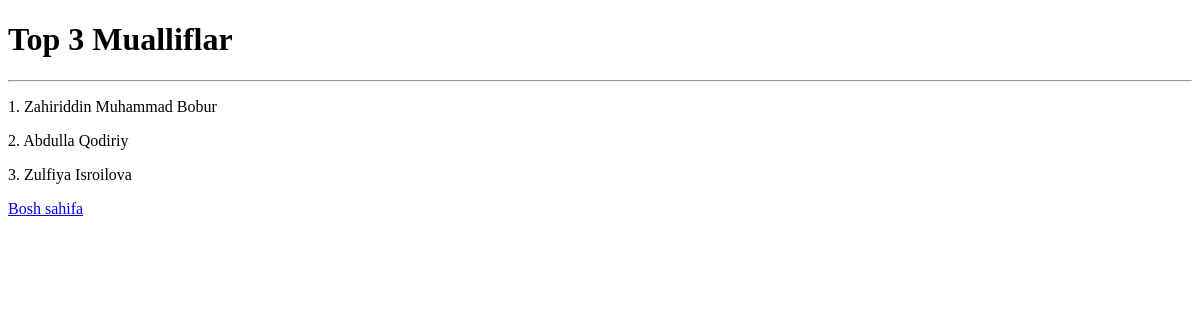
The app's page /mualliflartop3/, older data.
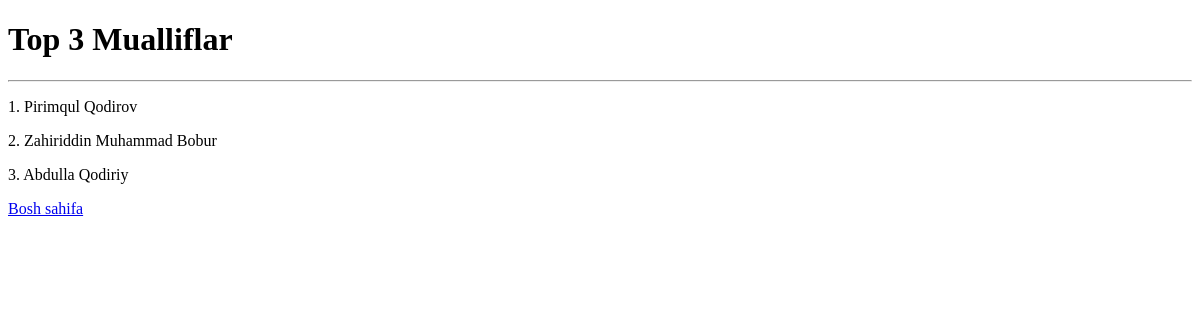
The same page, newer data.
### main/models.py (models this page shows, shortened)
class Muallif(models.Model):
    JINS_CHOICES = (
        ('Erkak', "Erkak"),
        ('Ayol', 'Ayol')
    )
    ism = models.CharField(max_length=100)
    davlat = models.CharField(max_length=100)
    kitob_soni = models.PositiveSmallIntegerField(null=True, blank=True)
    t_sana = models.DateField()
    tirik = models.BooleanField(default=False)
    jins = models.CharField(max_length=10, choices=JINS_CHOICES)
    class Meta:
        verbose_name_plural = 'Mualliflar'

### main/views.py (the view)
# urls.py: path('mualliflartop3/',mualliftop3_details_view),
def mualliftop3_details_view(request):
    mualliflar = Muallif.objects.order_by('t_sana')[:3]
    context = {
        "mualliflar": mualliflar,
    }
    return render(request, 'mualliflartop.html', context)

### templates/mualliflartop.html (shortened to what this page needs)
<!DOCTYPE html>
<html lang="en">
<head>
</head>
<body>
<h1>Top 3 Mualliflar</h1>
<hr>
{% for muallif in mualliflar %}
<p>{{ forloop.counter }}. {{ muallif.ism }}</p>
{% endfor %}
<a href="/">Bosh sahifa</a>
</body>
</html>

Row changes from the older to the newer data that the page shows:
no longer on this page (row unchanged): Muallif: ism "Zulfiya Isroilova"
now on this page (row edited): Muallif: ism "Pirimqul Qodirov"
